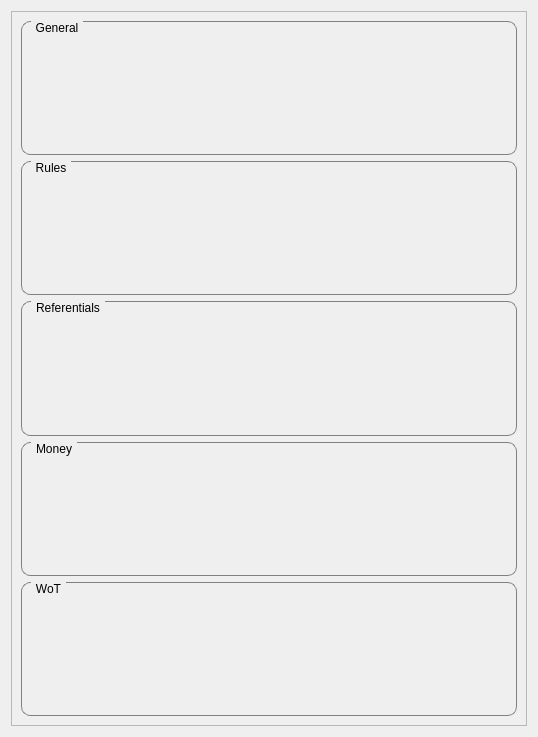
<?xml version="1.0" encoding="UTF-8"?>
<ui version="4.0">
 <class>InformationsWidget</class>
 <widget class="QWidget" name="InformationsWidget">
  <property name="geometry">
   <rect>
    <x>0</x>
    <y>0</y>
    <width>538</width>
    <height>737</height>
   </rect>
  </property>
  <property name="windowTitle">
   <string>Form</string>
  </property>
  <layout class="QGridLayout" name="gridLayout">
   <item row="0" column="0">
    <widget class="QScrollArea" name="scrollArea">
     <property name="styleSheet">
      <string notr="true">QGroupBox {
    border: 1px solid gray;
    border-radius: 9px;
    margin-top: 0.5em;
}

QGroupBox::title {
    subcontrol-origin: margin;
    left: 10px;
    padding: 0 3px 0 3px;
	font-weight: bold;
}</string>
     </property>
     <property name="widgetResizable">
      <bool>true</bool>
     </property>
     <widget class="QWidget" name="scrollAreaWidgetContents">
      <property name="geometry">
       <rect>
        <x>0</x>
        <y>0</y>
        <width>522</width>
        <height>721</height>
       </rect>
      </property>
      <layout class="QVBoxLayout" name="verticalLayout_5">
       <item>
        <widget class="QGroupBox" name="group_general">
         <property name="styleSheet">
          <string notr="true"/>
         </property>
         <property name="title">
          <string>General</string>
         </property>
         <property name="flat">
          <bool>false</bool>
         </property>
         <layout class="QVBoxLayout" name="verticalLayout_2">
          <item>
           <widget class="QLabel" name="label_general">
            <property name="text">
             <string/>
            </property>
            <property name="scaledContents">
             <bool>false</bool>
            </property>
            <property name="alignment">
             <set>Qt::AlignLeading|Qt::AlignLeft|Qt::AlignTop</set>
            </property>
           </widget>
          </item>
         </layout>
        </widget>
       </item>
       <item>
        <widget class="QGroupBox" name="group_rules">
         <property name="title">
          <string>Rules</string>
         </property>
         <layout class="QVBoxLayout" name="verticalLayout_6">
          <item>
           <widget class="QLabel" name="label_rules">
            <property name="text">
             <string/>
            </property>
            <property name="alignment">
             <set>Qt::AlignLeading|Qt::AlignLeft|Qt::AlignTop</set>
            </property>
           </widget>
          </item>
         </layout>
        </widget>
       </item>
       <item>
        <widget class="QGroupBox" name="group_referentials">
         <property name="title">
          <string>Referentials</string>
         </property>
         <layout class="QGridLayout" name="gridLayout_2">
          <item row="0" column="0">
           <widget class="QLabel" name="label_referentials">
            <property name="text">
             <string/>
            </property>
           </widget>
          </item>
         </layout>
        </widget>
       </item>
       <item>
        <widget class="QGroupBox" name="group_money">
         <property name="title">
          <string>Money</string>
         </property>
         <layout class="QVBoxLayout" name="verticalLayout_3">
          <item>
           <widget class="QLabel" name="label_money">
            <property name="text">
             <string/>
            </property>
            <property name="alignment">
             <set>Qt::AlignLeading|Qt::AlignLeft|Qt::AlignTop</set>
            </property>
           </widget>
          </item>
         </layout>
        </widget>
       </item>
       <item>
        <widget class="QGroupBox" name="group_wot">
         <property name="title">
          <string>WoT</string>
         </property>
         <layout class="QVBoxLayout" name="verticalLayout_4">
          <item>
           <widget class="QLabel" name="label_wot">
            <property name="text">
             <string/>
            </property>
            <property name="alignment">
             <set>Qt::AlignLeading|Qt::AlignLeft|Qt::AlignTop</set>
            </property>
           </widget>
          </item>
         </layout>
        </widget>
       </item>
      </layout>
     </widget>
    </widget>
   </item>
  </layout>
 </widget>
 <resources>
  <include location="../../../../res/icons/icons.qrc"/>
 </resources>
 <connections/>
</ui>
